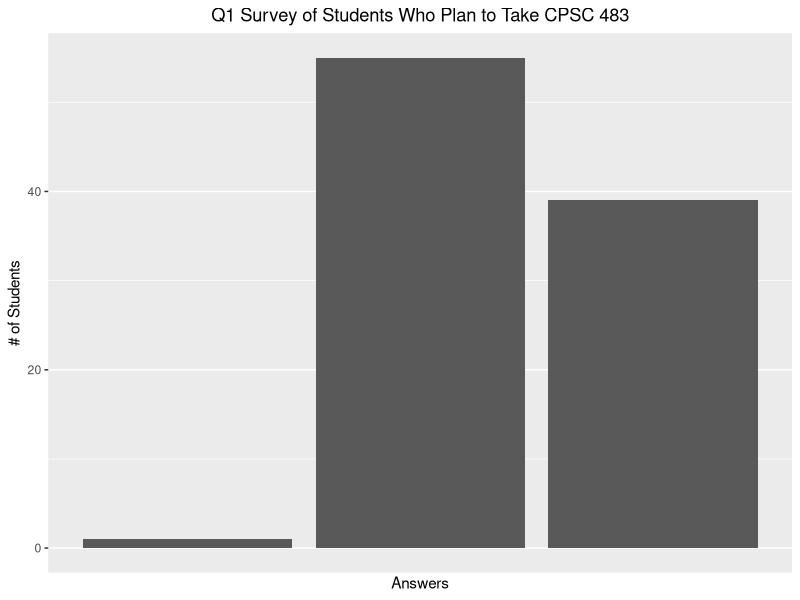

Write R code to recreate this figure.
#install.packages("ggplot2")
library(ggplot2)
#setwd("/Users/mikedo/Google Drive/School/CSUF_Class/CPSC_375_data_science/hw1")
setwd("C:/Users/kdo1/Google Drive/School/CSUF_Class/CPSC_375_data_science/hw1")
survey <- read.csv("survey2019.csv")

ilist = survey$plan_CPSC_483
breaklist = levels(ilist)
labellist = c("Dont Know", "No", "Yes")

#bar graph
p <- ggplot(data = survey)
barGraph = 
  p +
  geom_bar(mapping=aes(x=ilist)) +
  ggtitle("Q1 Survey of Students Who Plan to Take CPSC 483") + 
  theme(plot.title = element_text(hjust = 0.5)) +
  xlab("Answers") + 
  ylab("# of Students") +
  scale_x_discrete(breaks=breaklist, labels=labellist, limits=breaklist)

pdf("question2c_graph.pdf")
print(barGraph)
dev.off()


